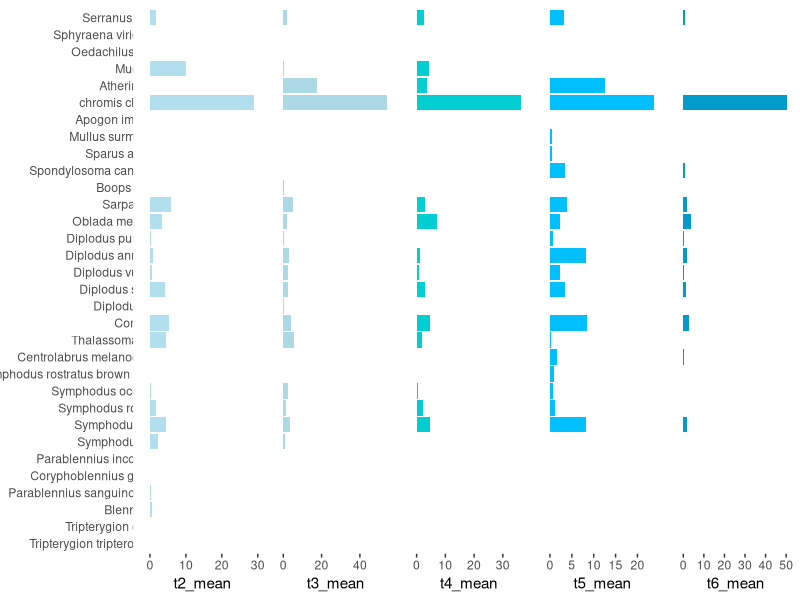
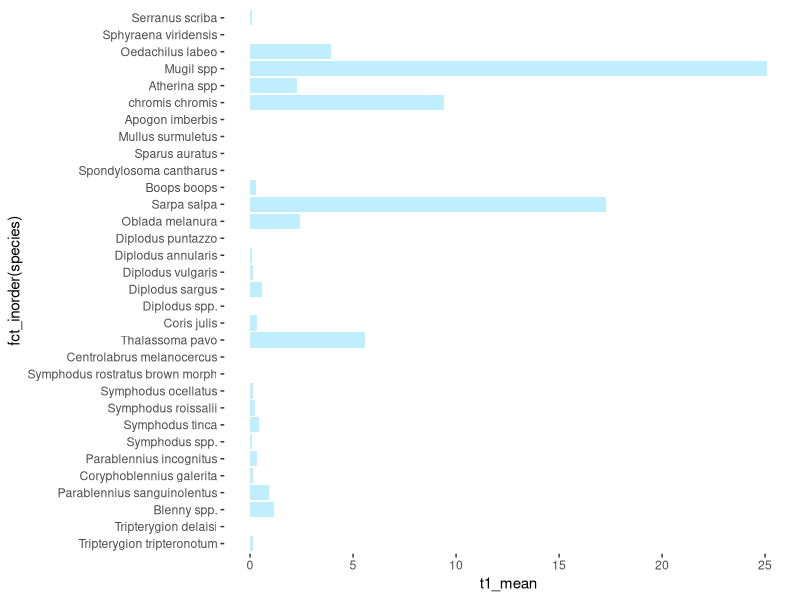
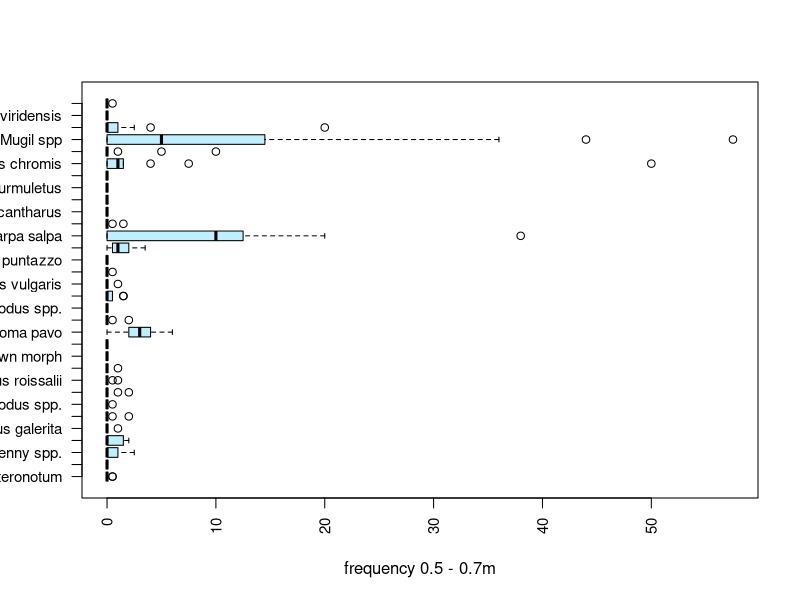
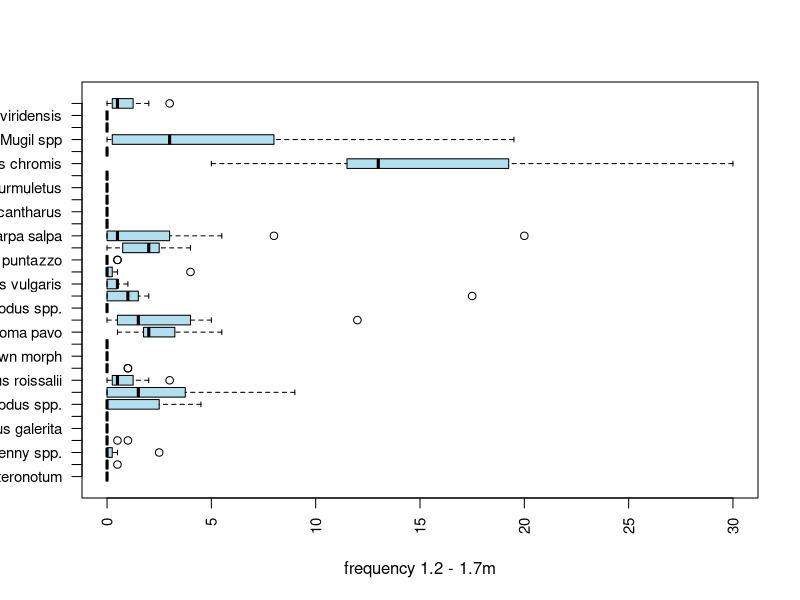
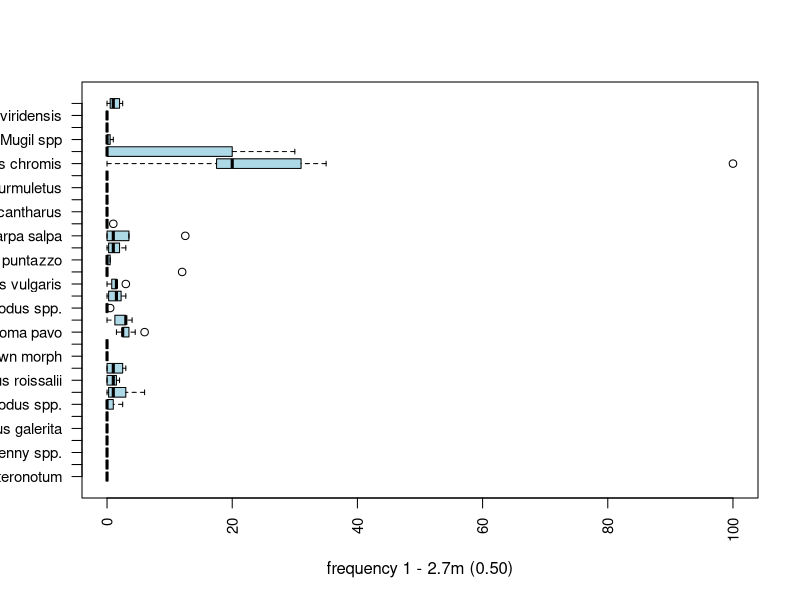
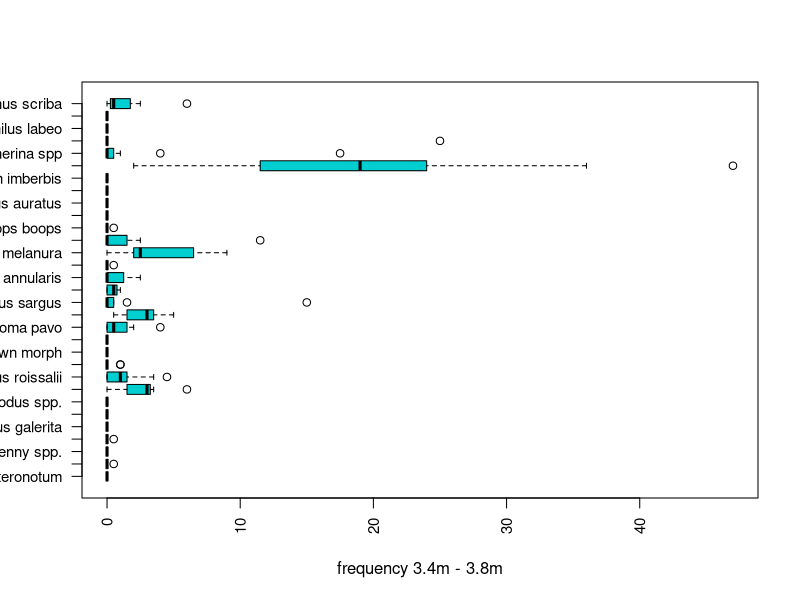
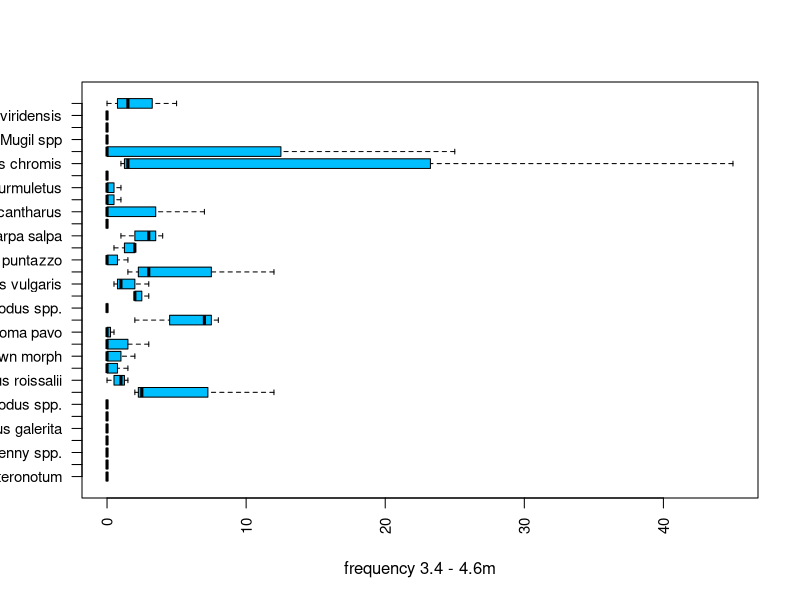
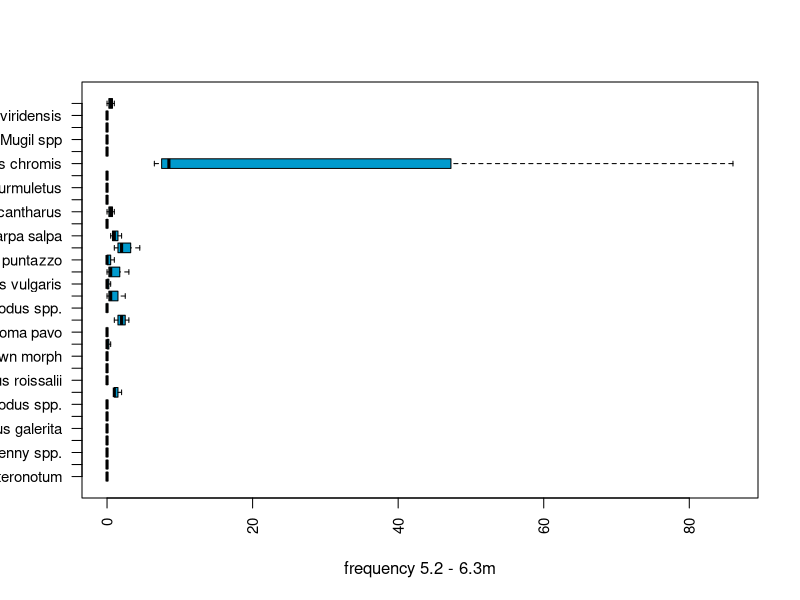

Write R code to recreate these figures, in order.

#pooja.singh09@gmail.com
#june2023
#corsica marine prac
# code runs in R
# text preceded by a hashtag (#) is comments, it is not code

#1 load libraries

library(tidyverse) #if library is missing then install it using 'install.packages("tidyverse")
library(ggplot2)
library(gridExtra)


####1 make a barplot of mean counts for each species

a <- read.table("2023_corsica_transect_data_plot2.txt", header=T, sep="\t")
ggp <- ggplot(a, aes(fct_inorder(species), t1_mean)) + geom_bar(stat = "identity", fill="lightblue1") + theme(panel.grid = element_blank(), panel.background = element_blank())
p1 <- ggp + coord_flip() 

ggp <- ggplot(a, aes(fct_inorder(species), t2_mean)) + geom_bar(stat = "identity", fill="lightblue2") + theme(axis.text.y=element_blank(), axis.ticks.y=element_blank(), axis.title.y=element_blank(), panel.grid = element_blank(), panel.background = element_blank())
p2 <- ggp + coord_flip() 

ggp <- ggplot(a, aes(fct_inorder(species), t3_mean)) + geom_bar(stat = "identity", fill="lightblue") + theme(axis.text.y=element_blank(), axis.ticks.y=element_blank(), axis.title.y=element_blank(), panel.grid = element_blank(), panel.background = element_blank())
p3 <- ggp + coord_flip() 


ggp <- ggplot(a, aes(fct_inorder(species), t4_mean)) + geom_bar(stat = "identity", fill="darkturquoise") + theme(axis.text.y=element_blank(), axis.ticks.y=element_blank(), axis.title.y=element_blank(), panel.grid = element_blank(), panel.background = element_blank())
p4 <- ggp + coord_flip() 


ggp <- ggplot(a, aes(fct_inorder(species), t5_mean)) + geom_bar(stat = "identity", fill="deepskyblue") + theme(axis.text.y=element_blank(), axis.ticks.y=element_blank(), axis.title.y=element_blank(), panel.grid = element_blank(), panel.background = element_blank())
p5 <- ggp + coord_flip() 

ggp <- ggplot(a, aes(fct_inorder(species), t6_mean)) + geom_bar(stat = "identity", fill="deepskyblue3") + theme(axis.text.y=element_blank(), axis.ticks.y=element_blank(), axis.title.y=element_blank(), panel.grid = element_blank(), panel.background = element_blank())
p6 <- ggp + coord_flip() 

## visualise your plot
grid.arrange(p1, p2, p3, p4, p5, p6, nrow = 1)


## visualise individuals plots
p1

## this saves the plot as .svg format

svg("2023_corsica_transect_data_plot2.svg", h=10, w=30)
grid.arrange(p1, p2, p3, p4, p5, p6, nrow = 1)
dev.off()


## this saves the plot as .png format ( you can also save as .pdf or .jpeg)

png("2023_corsica_transect_data_plot2.png", h=10, w=30)
grid.arrange(p1, p2, p3, p4, p5, p6, nrow = 1)
dev.off()



####2 make a pie chart of means instead of a barplot

svg("2023_corsica_transect_data_piechart_legend.svg", h=15, w=30)
ggplot(a, aes(x="", y=t1_mean, fill=species)) + geom_bar(stat="identity", width=1) + coord_polar("y", start=0)
dev.off()

svg("2023_corsica_transect_data_piechart.svg", h=15, w=30)
p1 <- ggplot(a, aes(x="", y=t1_mean, fill=species)) + geom_bar(stat="identity", width=1, show.legend = FALSE) + coord_polar("y", start=0)
p2 <- ggplot(a, aes(x="", y=t2_mean, fill=species)) + geom_bar(stat="identity", width=1, show.legend = FALSE) + coord_polar("y", start=0)
p3 <- ggplot(a, aes(x="", y=t3_mean, fill=species)) + geom_bar(stat="identity", width=1, show.legend = FALSE) + coord_polar("y", start=0)
p4 <- ggplot(a, aes(x="", y=t4_mean, fill=species)) + geom_bar(stat="identity", width=1, show.legend = FALSE) + coord_polar("y", start=0)
p5 <- ggplot(a, aes(x="", y=t5_mean, fill=species)) + geom_bar(stat="identity", width=1, show.legend = FALSE) + coord_polar("y", start=0)
p6 <- ggplot(a, aes(x="", y=t6_mean, fill=species)) + geom_bar(stat="identity", width=1, show.legend = FALSE) + coord_polar("y", start=0)
grid.arrange(p1, p2,p3, p4, p5, p6, nrow = 2, ncol=3)
dev.off()


####3 visualise student variation in measurements

a <- read.table("2023_corsica_transect_data_1.txt", header=T, sep="\t", row.names=1)
boxplot(t(a), horizontal=TRUE, las=2, cex.axis=0.9, xlab="frequency 0.5 - 0.7m", col="lightblue1")

a1 <- read.table("2023_corsica_transect_data_2.txt", header=T, sep="\t", row.names=1)
boxplot(t(a1), horizontal=TRUE, las=2, cex.axis=0.9, xlab="frequency 1.2 - 1.7m", col="lightblue2")


a2 <- read.table("2023_corsica_transect_data_3.txt", header=T, sep="\t", row.names=1)
boxplot(t(a2), horizontal=TRUE, las=2, cex.axis=0.9, xlab="frequency 1 - 2.7m (0.50)", col="lightblue")


a3 <- read.table("2023_corsica_transect_data_4.txt", header=T, sep="\t", row.names=1)
boxplot(t(a3), horizontal=TRUE, las=2, cex.axis=0.9, xlab="frequency 3.4m - 3.8m", col="darkturquoise")

a4 <- read.table("2023_corsica_transect_data_5.txt", header=T, sep="\t", row.names=1)
boxplot(t(a4), horizontal=TRUE, las=2, cex.axis=0.9, xlab="frequency 3.4 - 4.6m", col="deepskyblue")


a5 <- read.table("2023_corsica_transect_data_6.txt", header=T, sep="\t", row.names=1)
boxplot(t(a5), horizontal=TRUE, las=2, cex.axis=0.9, xlab="frequency 5.2 - 6.3m", col="deepskyblue3")

svg("2023_corsica_transect_data_means_variation.svg", h=15, w=20)
par(mfrow=c(2,3))
boxplot(t(a), horizontal=TRUE, las=2, cex.axis=1, xlab="frequency 0.5 - 0.7m", col="lightblue1")
boxplot(t(a1), horizontal=TRUE, las=2, cex.axis=1, xlab="frequency 1.2 - 1.7m", col="lightblue2", yaxt="n")
boxplot(t(a2), horizontal=TRUE, las=2, cex.axis=1, xlab="frequency 1 - 2.7m (0.50)", col="lightblue", yaxt="n")
boxplot(t(a3), horizontal=TRUE, las=2, cex.axis=1, xlab="frequency 3.4m - 3.8m", col="darkturquoise")
boxplot(t(a4), horizontal=TRUE, las=2, cex.axis=1, xlab="frequency 3.4 - 4.6m", col="deepskyblue", yaxt="n")
boxplot(t(a5), horizontal=TRUE, las=2, cex.axis=1, xlab="frequency 5.2 - 6.3m", col="deepskyblue3", yaxt="n")
dev.off()
